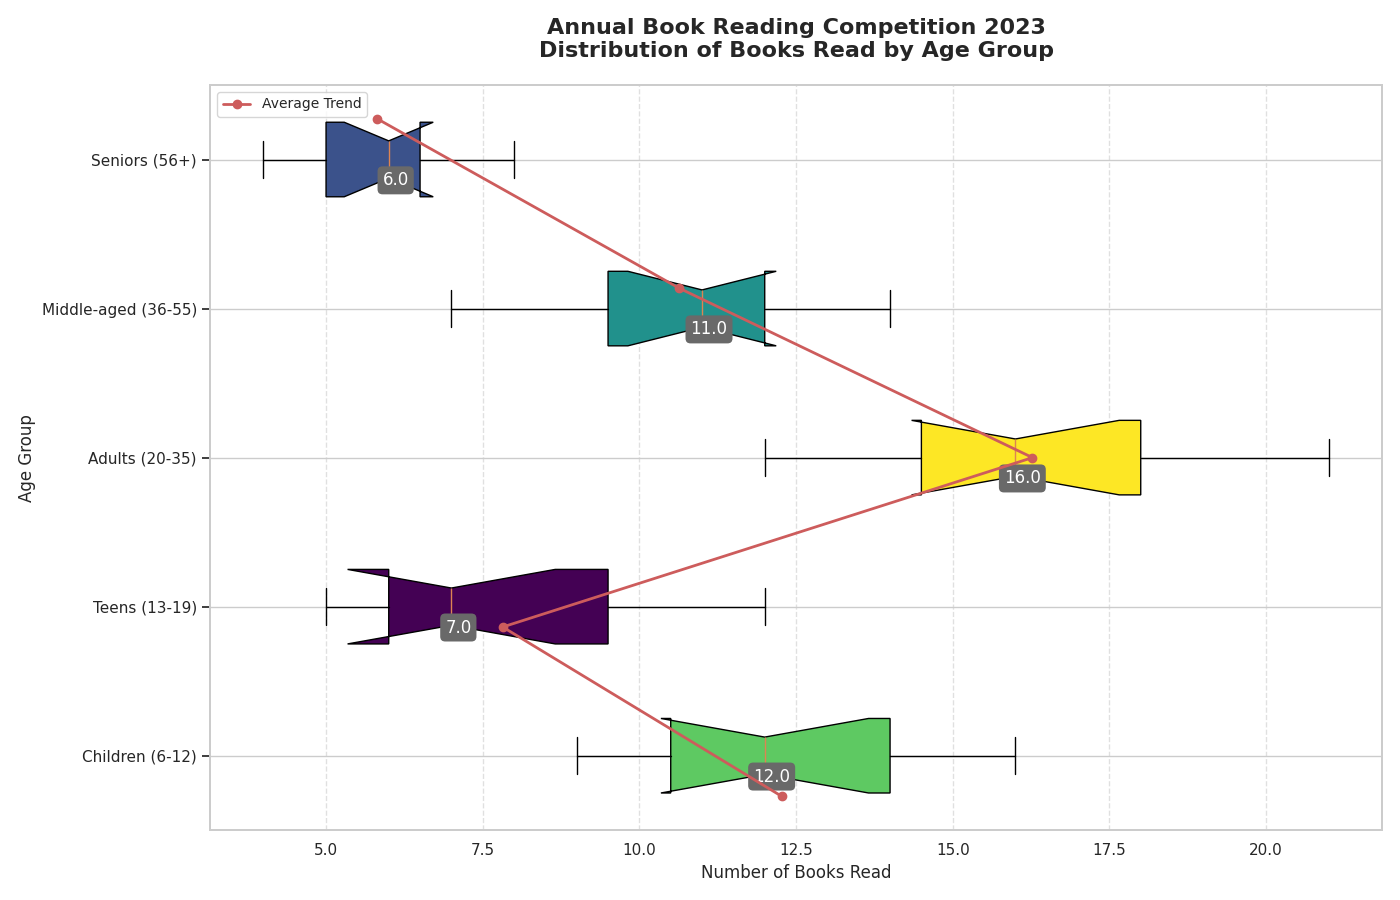

Write the Python code that produced this figure.
import matplotlib.pyplot as plt
import numpy as np

# Data for each age group
children_books = [14, 12, 13, 9, 11, 11, 14, 16, 15, 10, 10]
teens_books = [6, 11, 5, 7, 12, 8, 9, 5, 6, 10, 7]
adults_books = [17, 21, 15, 19, 16, 18, 12, 18, 15, 14, 14]
middle_aged_books = [11, 12, 13, 8, 10, 14, 7, 12, 10, 11, 9]
seniors_books = [7, 5, 5, 6, 8, 6, 5, 6, 5, 7, 4]

data = [children_books, teens_books, adults_books, middle_aged_books, seniors_books]
age_groups = ['Children (6-12)', 'Teens (13-19)', 'Adults (20-35)', 'Middle-aged (36-55)', 'Seniors (56+)']

fig, ax = plt.subplots(figsize=(14, 9))
box = ax.boxplot(data, vert=False, patch_artist=True, labels=age_groups, notch=True, whis=1.5)

# Shuffle the colors assignment manually
colors = plt.cm.viridis(np.linspace(0, 1, len(data)))
shuffled_indices = [3, 0, 4, 2, 1]
shuffled_colors = [colors[i] for i in shuffled_indices]

for patch, color in zip(box['boxes'], shuffled_colors):
    patch.set_facecolor(color)

medians = [np.median(group) for group in data]
for i, median in enumerate(medians):
    ax.annotate(f'{median}', xy=(median, i + 1), xytext=(5, -15), 
                textcoords='offset points', ha='center', va='center', color='white',
                bbox=dict(boxstyle='round,pad=0.3', edgecolor='none', facecolor='dimgray'))

ax.grid(True, linestyle='--', alpha=0.6, axis='x')

ax.set_title('Annual Book Reading Competition 2023\nDistribution of Books Read by Age Group', fontsize=16, fontweight='bold', pad=20)
ax.set_xlabel('Number of Books Read', fontsize=12)
ax.set_ylabel('Age Group', fontsize=12)

plt.gca().set_aspect('auto', adjustable='box')
plt.tight_layout()

ax2 = ax.twinx()
book_trend = [np.mean(group) for group in data]
ax2.plot(book_trend, np.arange(1, len(data)+1), 'o-', color='indianred', linewidth=2, label='Average Trend')
ax2.set_yticks([])

ax2.legend(loc='upper left', fontsize=10)

plt.show()
